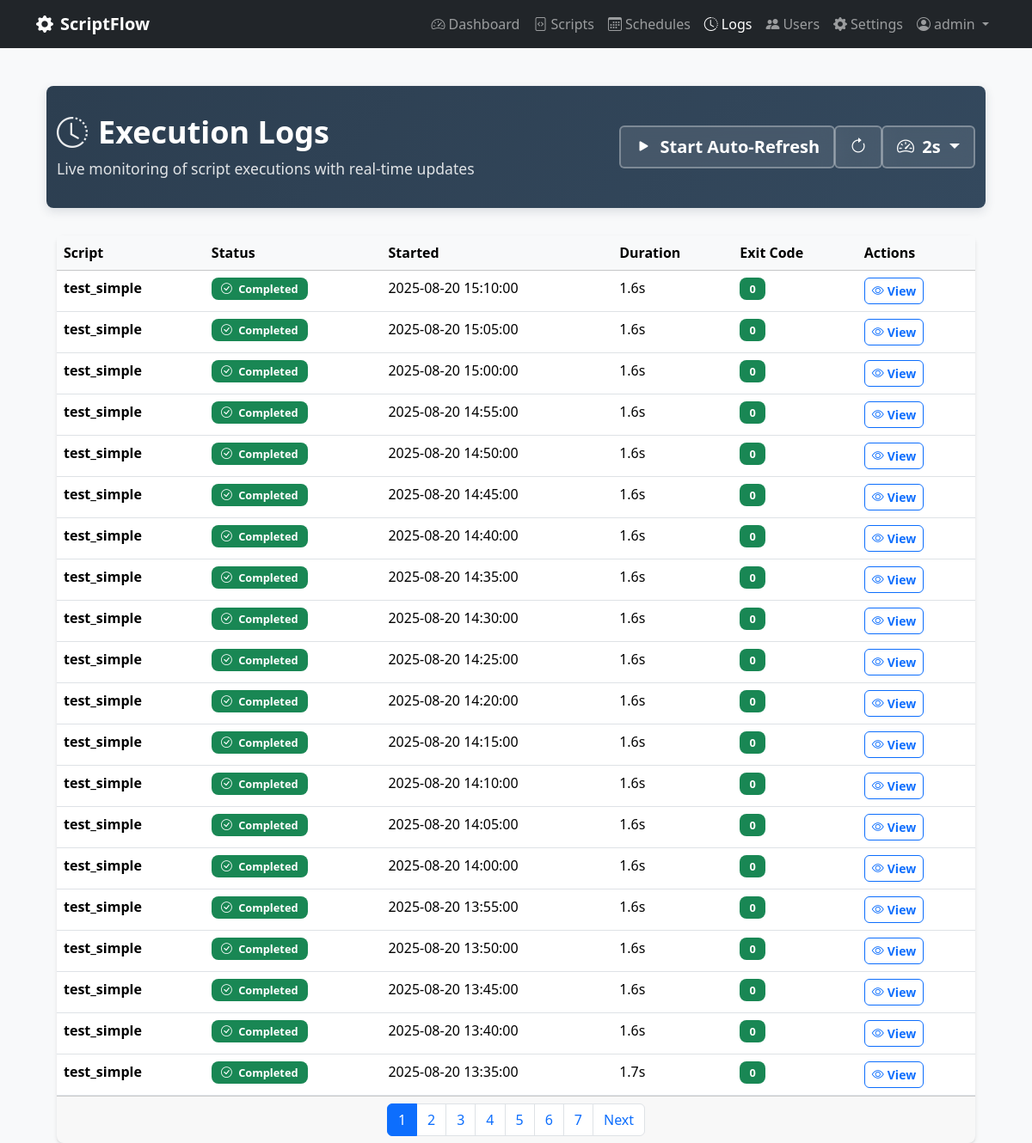
Screenshot of /logs (signed in) with the database file from the repository.
### scriptflow.py (models this page shows, shortened)
class User(UserMixin, db.Model):
    __tablename__ = 'users'
    id = db.Column(db.Integer, primary_key=True)
    username = db.Column(db.String(80), unique=True, nullable=False)
    email = db.Column(db.String(120), unique=True, nullable=False)
    password_hash = db.Column(db.String(255), nullable=False)
    is_admin = db.Column(db.Boolean, default=False, nullable=False)
    can_view_all_data = db.Column(db.Boolean, default=False, nullable=False)
    created_at = db.Column(db.DateTime, default=datetime.now)
    last_login = db.Column(db.DateTime)

class Execution(db.Model):
    __tablename__ = 'executions'
    id = db.Column(db.Integer, primary_key=True)
    started_at = db.Column(db.DateTime, default=datetime.now, nullable=False)
    completed_at = db.Column(db.DateTime)
    status = db.Column(db.String(20), default='pending', nullable=False)  # pending, running, completed, failed, timeout
    exit_code = db.Column(db.Integer)
    stdout = db.Column(db.Text)
    stderr = db.Column(db.Text)
    duration_seconds = db.Column(db.Float)
    trigger_type = db.Column(db.String(20), default='manual', nullable=False)  # manual, scheduled, api
    script_id = db.Column(db.Integer, db.ForeignKey('scripts.id'), nullable=False)
    user_id = db.Column(db.Integer, db.ForeignKey('users.id'), nullable=False)
    script = db.relationship('Script', backref='executions')
    @property
    def formatted_duration(self):
        if not self.duration_seconds:
            return "N/A"
        if self.duration_seconds < 60:
            return f"{self.duration_seconds:.1f}s"
        else:
            minutes = int(self.duration_seconds // 60)
            seconds = int(self.duration_seconds % 60)
            return f"{minutes}m {seconds}s"

class Script(db.Model):
    __tablename__ = 'scripts'
    id = db.Column(db.Integer, primary_key=True)
    name = db.Column(db.String(100), nullable=False)
    description = db.Column(db.Text)
    filename = db.Column(db.String(255), nullable=False)
    file_path = db.Column(db.String(500), nullable=False)
    script_type = db.Column(db.String(10), nullable=False)  # 'py' or 'bat'
    file_size = db.Column(db.Integer)
    created_at = db.Column(db.DateTime, default=datetime.now)
    updated_at = db.Column(db.DateTime, default=datetime.now, onupdate=datetime.now)
    is_active = db.Column(db.Boolean, default=True)
    user_id = db.Column(db.Integer, db.ForeignKey('users.id'), nullable=False)

### scriptflow.py (the view)
@app.route('/logs')
@login_required
def logs():
    page = request.args.get('page', 1, type=int)
    executions_query = Execution.query.order_by(Execution.started_at.desc())
    executions_filtered = apply_user_data_filter(executions_query)
    executions = executions_filtered.paginate(page=page, per_page=20, error_out=False)
    return render_template('logs.html', executions=executions)

### scriptflow.py (called while the page is built)
@login_manager.user_loader
def load_user(user_id):
    return db.session.get(User, int(user_id))

def apply_user_data_filter(query):
    if current_user.can_view_all_data:
        return query  # Can see all data
    else:
        return query.filter_by(user_id=current_user.id)  # Only own data

### templates/logs.html (shortened to what this page needs)
{% extends "base.html" %}
{% block content %}
<div class="container-fluid">
    <div class="page-header">
        <div class="container">
            <div class="row align-items-center">
                <div class="col">
                    <h1>
                        <i class="bi bi-clock-history"></i>Execution Logs
                    </h1>
                    <p>Live monitoring of script executions with real-time updates</p>
                </div>
                <div class="col-auto">
                    <div class="btn-group" role="group">
                        <button type="button" class="btn btn-lg" id="refreshToggle" onclick="toggleAutoRefresh()">
                            <i class="bi bi-play-fill me-1" id="refreshIcon"></i>
                            <span id="refreshText">Start Auto-Refresh</span>
                        </button>
                        <button type="button" class="btn btn-lg" onclick="manualRefresh()" title="Refresh Now">
                            <i class="bi bi-arrow-clockwise"></i>
                        </button>
                        <div class="btn-group" role="group">
                            <button class="btn btn-lg dropdown-toggle" type="button" data-bs-toggle="dropdown">
                                <i class="bi bi-speedometer2 me-1"></i>
                                <span id="intervalText">2s</span>
                            </button>
                        </div>
                    </div>
                </div>
            </div>
        </div>
    </div>
    <div class="container">
        <div class="card">
            <div class="card-body p-0">
                {% if executions.items %}
                    <div class="table-responsive">
                        <table class="table table-hover mb-0" id="logsTable">
                            <thead class="table-light">
                                <tr>
                                    <th>Script</th>
                                    <th>Status</th>
                                    <th>Started</th>
                                    <th>Duration</th>
                                    <th>Exit Code</th>
                                    <th>Actions</th>
                                </tr>
                            </thead>
                            <tbody id="logsTableBody">
                                {% for execution in executions.items %}
                                <tr>
                                    <td>
                                        <strong>{{ execution.script.name if execution.script else 'Unknown' }}</strong>
                                    </td>
                                    <td>
                                        {% if execution.status == 'running' %}
                                            <span class="badge status-running d-flex align-items-center gap-1">
                                                <i class="bi bi-arrow-clockwise rotating-icon"></i>
                                                Running
                                            </span>
                                        {% elif execution.status == 'completed' %}
                                            <span class="badge bg-success">
                                                <i class="bi bi-check-circle me-1"></i>
                                                Completed
                                            </span>
                                        {% elif execution.status == 'failed' %}
                                            <span class="badge bg-danger">
                                                <i class="bi bi-x-circle me-1"></i>
                                                Failed
                                            </span>
                                        {% elif execution.status == 'pending' %}
                                            <span class="badge bg-secondary">
                                                <i class="bi bi-clock me-1"></i>
                                                Pending
                                            </span>
                                        {% elif execution.status == 'timeout' %}
                                            <span class="badge bg-warning">
                                                <i class="bi bi-stopwatch me-1"></i>
                                                Timeout
                                            </span>
                                        {% else %}
                                            <span class="badge bg-secondary">
                                                {{ execution.status|title }}
                                            </span>
                                        {% endif %}
                                    </td>
                                    <td>{{ execution.started_at.strftime('%Y-%m-%d %H:%M:%S') }}</td>
                                    <td>{{ execution.formatted_duration }}</td>
                                    <td>
                                        {% if execution.exit_code is not none %}
                                            <span class="badge bg-{{ 'success' if execution.exit_code == 0 else 'danger' }}">
                                                {{ execution.exit_code }}
                                            </span>
                                        {% else %}
                                            <span class="text-muted">-</span>
                                        {% endif %}
                                    </td>
                                    <td>
                                        <a href="{{ url_for('view_execution', execution_id=execution.id) }}" class="btn btn-sm btn-outline-primary">
                                            <i class="bi bi-eye me-1"></i>View
                                        </a>
                                    </td>
                                </tr>
                                {% endfor %}
                            </tbody>
                        </table>
                    </div>
                    {% if executions.pages > 1 %}
                    <div class="card-footer">
                        <nav>
                            <ul class="pagination justify-content-center mb-0">
                                {% for page_num in executions.iter_pages() %}
                                    {% if page_num %}
                                        {% if page_num != executions.page %}
                                            <li class="page-item">
                                                <a class="page-link" href="{{ url_for('logs', page=page_num) }}">{{ page_num }}</a>
                                            </li>
                                        {% else %}
                                            <li class="page-item active">
                                                <span class="page-link">{{ page_num }}</span>
                                            </li>
                                        {% endif %}
                                    {% else %}
                                        <li class="page-item disabled">
                                            <span class="page-link">...</span>
                                        </li>
                                    {% endif %}
                                {% endfor %}
                                {% if executions.has_next %}
                                    <li class="page-item">
                                        <a class="page-link" href="{{ url_for('logs', page=executions.next_num) }}">Next</a>
                                    </li>
                                {% endif %}
                            </ul>
                        </nav>
                    </div>
                    {% endif %}
                {% endif %}
            </div>
        </div>
    </div>
</div>
{% endblock %}

### templates/base.html (shortened to what this page needs)
<!DOCTYPE html>
<html lang="en">
<head>
    <link href="https://cdn.jsdelivr.net/npm/bootstrap@5.3.2/dist/css/bootstrap.min.css" rel="stylesheet">
    <link href="https://cdn.jsdelivr.net/npm/bootstrap-icons@1.11.0/font/bootstrap-icons.css" rel="stylesheet">
    <link href="{{ url_for('static', filename='css/app.css') }}" rel="stylesheet">
</head>
<body{% block body_class %}{% endblock %}>
    <nav class="navbar navbar-expand-lg navbar-dark bg-dark fixed-top">
        <div class="container">
            <a class="navbar-brand" href="{{ url_for('dashboard') }}">
                <i class="bi bi-gear-fill me-2"></i>ScriptFlow
            </a>
            <div class="navbar-nav ms-auto">
                <a class="nav-link{% if request.endpoint == 'dashboard' %} active{% endif %}" href="{{ url_for('dashboard') }}">
                    <i class="bi bi-speedometer2 me-1"></i>Dashboard
                </a>
                <a class="nav-link{% if request.endpoint in ['scripts', 'upload_script', 'edit_script', 'view_script'] %} active{% endif %}" href="{{ url_for('scripts') }}">
                    <i class="bi bi-file-code me-1"></i>Scripts
                </a>
                <a class="nav-link{% if request.endpoint in ['schedules', 'create_schedule', 'edit_schedule'] %} active{% endif %}" href="{{ url_for('schedules') }}">
                    <i class="bi bi-calendar3 me-1"></i>Schedules
                </a>
                <a class="nav-link{% if request.endpoint in ['logs', 'view_execution'] %} active{% endif %}" href="{{ url_for('logs') }}">
                    <i class="bi bi-clock-history me-1"></i>Logs
                </a>
                {% if current_user.is_admin %}
                <a class="nav-link{% if request.endpoint in ['manage_users', 'create_user', 'edit_user'] %} active{% endif %}" href="{{ url_for('manage_users') }}">
                    <i class="bi bi-people-fill me-1"></i>Users
                </a>
                {% endif %}
                <a class="nav-link{% if request.endpoint in ['settings', 'python_settings', 'terminal'] %} active{% endif %}" href="{{ url_for('settings') }}">
                    <i class="bi bi-gear-fill me-1"></i>Settings
                </a>
                <div class="nav-item dropdown">
                    <a class="nav-link dropdown-toggle" href="#" role="button" data-bs-toggle="dropdown">
                        <i class="bi bi-person-circle me-1"></i>{{ current_user.username }}
                    </a>
                </div>
            </div>
        </div>
    </nav>
    <main class="container mt-4">
        {% block content %}{% endblock %}
    </main>
</body>
</html>

### static/css/app.css (style rules this page uses)
body { background-color: #f8f9fa; padding-top: 76px; }
.navbar-brand { font-weight: 600; }
.card { border: none; box-shadow: 0 2px 4px rgba(0,0,0,0.1); }
.btn, .btn-sm, .btn-lg, .btn-group .btn, .btn-outline-primary, .btn-outline-secondary { border-radius: 6px !important; font-weight: 600; transition: all 0.3s ease; }
.card, .modal-content, .badge, .alert { border-radius: 8px !important; }
.page-header { background: linear-gradient(135deg, #2C3E50 0%, #34495E 100%); color: white; padding: 2rem 0; margin-bottom: 2rem; border-radius: 8px; box-shadow: 0 4px 12px rgba(44, 62, 80, 0.15); }
.page-header h1 { font-size: 2.25rem; font-weight: 700; margin-bottom: 0.5rem; display: flex; align-items: center; }
.page-header h1 i { margin-right: 0.75rem; opacity: 0.9; }
.page-header p { font-size: 1.1rem; margin-bottom: 0; opacity: 0.85; font-weight: 400; }
.page-header .btn { border: 2px solid rgba(255, 255, 255, 0.3); background: rgba(255, 255, 255, 0.1); color: white; font-weight: 600; backdrop-filter: blur(10px); transition: all 0.3s ease; }

### templates/logs.html (style rules this page uses)
.badge { font-size: 0.8rem; padding: 0.4rem 0.7rem; }
#logsTableBody tr { transition: all 0.3s ease; }

### rows the page displays
User: username "admin"
Execution: script "test_simple", status "completed" (drawn), started_at "2025-08-20 15:10:00", formatted_duration "1.6s", exit_code "0"
Execution: script "test_simple", status "completed" (drawn), started_at "2025-08-20 15:05:00", formatted_duration "1.6s", exit_code "0"
Execution: script "test_simple", status "completed" (drawn), started_at "2025-08-20 15:00:00", formatted_duration "1.6s", exit_code "0"
Execution: script "test_simple", status "completed" (drawn), started_at "2025-08-20 14:55:00", formatted_duration "1.6s", exit_code "0"
Execution: script "test_simple", status "completed" (drawn), started_at "2025-08-20 14:50:00", formatted_duration "1.6s", exit_code "0"
Execution: script "test_simple", status "completed" (drawn), started_at "2025-08-20 14:45:00", formatted_duration "1.6s", exit_code "0"
Execution: script "test_simple", status "completed" (drawn), started_at "2025-08-20 14:40:00", formatted_duration "1.6s", exit_code "0"
Execution: script "test_simple", status "completed" (drawn), started_at "2025-08-20 14:35:00", formatted_duration "1.6s", exit_code "0"
Execution: script "test_simple", status "completed" (drawn), started_at "2025-08-20 14:30:00", formatted_duration "1.6s", exit_code "0"
Execution: script "test_simple", status "completed" (drawn), started_at "2025-08-20 14:25:00", formatted_duration "1.6s", exit_code "0"
Execution: script "test_simple", status "completed" (drawn), started_at "2025-08-20 14:20:00", formatted_duration "1.6s", exit_code "0"
Execution: script "test_simple", status "completed" (drawn), started_at "2025-08-20 14:15:00", formatted_duration "1.6s", exit_code "0"
Execution: script "test_simple", status "completed" (drawn), started_at "2025-08-20 14:10:00", formatted_duration "1.6s", exit_code "0"
Execution: script "test_simple", status "completed" (drawn), started_at "2025-08-20 14:05:00", formatted_duration "1.6s", exit_code "0"
Execution: script "test_simple", status "completed" (drawn), started_at "2025-08-20 14:00:00", formatted_duration "1.6s", exit_code "0"
Execution: script "test_simple", status "completed" (drawn), started_at "2025-08-20 13:55:00", formatted_duration "1.6s", exit_code "0"
Execution: script "test_simple", status "completed" (drawn), started_at "2025-08-20 13:50:00", formatted_duration "1.6s", exit_code "0"
Execution: script "test_simple", status "completed" (drawn), started_at "2025-08-20 13:45:00", formatted_duration "1.6s", exit_code "0"
Execution: script "test_simple", status "completed" (drawn), started_at "2025-08-20 13:40:00", formatted_duration "1.6s", exit_code "0"
Execution: script "test_simple", status "completed" (drawn), started_at "2025-08-20 13:35:00", formatted_duration "1.7s", exit_code "0"

### other values shown
{{ page_num }} "1"
{{ page_num }} "2" "3" "4" "5" "6" "7"
